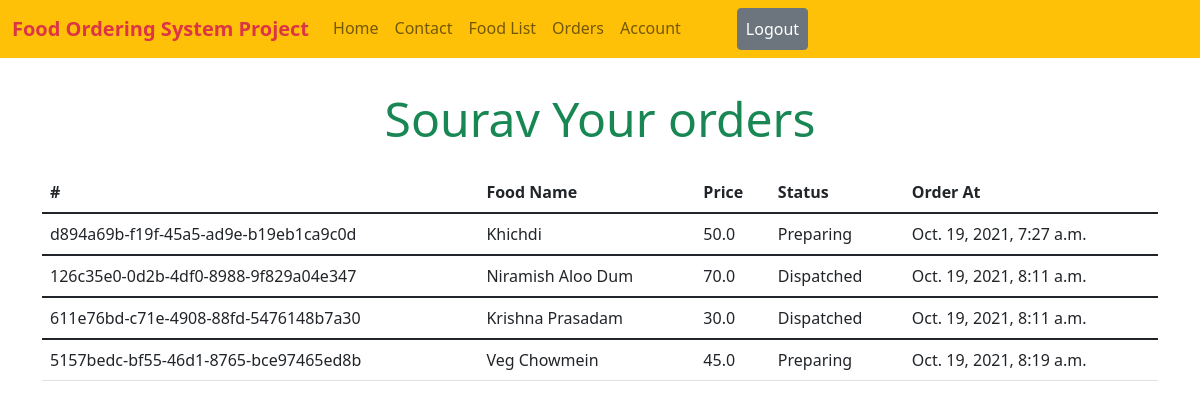
Screenshot of /foods/orders/ (signed in) with the database file from the repository.
### order/models.py (models this page shows, shortened)
class Order(models.Model):
    STATUS_TYPE = (
        ("Preparing", "Preparing your order"),
        ("Dispatched", "Your order is dispatched"),
        ("Delivered", "Order is delivered successfully"),
    )
    user = models.ForeignKey(Profile, on_delete=models.DO_NOTHING)
    food_details = models.ForeignKey(Food, on_delete=models.DO_NOTHING)
    order_id = models.UUIDField(primary_key=True, default=uuid.uuid4, editable=False, unique=True,)
    created_at = models.DateTimeField(auto_now_add=True)
    status = models.CharField(max_length=100, choices=STATUS_TYPE, default=STATUS_TYPE[0][0])

### food/models.py (models this page shows, shortened)
class Food(models.Model):
    name = models.CharField(max_length=500)
    desc = models.TextField()
    price = models.FloatField()

### food/views.py (the view)
# urls.py: path("orders/", orders, name="food.orders"),
@login_required(login_url='home.login')
def orders(request):
    context = {}
    user = Profile.objects.get(user=request.user)
    all_orders = Order.objects.filter(user=user)
    context['orders'] = all_orders
    return render(request, "user_orders.html", context)

### food/templates/user_orders.html
{% extends 'base.html' %}
{% block 'content' %}
<div class="container p-3 mt-3">
    {% if request.user.is_authenticated %}
    <h2 class="display-5 text-center text-success">{{ request.user.first_name }} Your orders</h2>
    {% else %}
    <h1 class="text-success display-4 text-center">Order your favorite food.</h1>
    <h4 class=" text-warning">First create an account, then order</h4>
    {% endif %}
</div>
{% if orders %}
<div class="container">
    <table class="table">
        <thead>
        <tr>
            <th scope="col">#</th>
            <th scope="col">Food Name</th>
            <th scope="col">Price</th>
            <th scope="col">Status</th>
            <th scope="col">Order At</th>
        </tr>
        </thead>
        {% for order in orders %}
        <tbody>
        <tr>
            <td>{{ order.order_id }}</td>
            <td>{{ order.food_details.name }}</td>
            <td>{{ order.food_details.price }}</td>
            <td>{{ order.status }}</td>
            <td>{{ order.created_at }}</td>
        </tr>
        </tbody>
        {% endfor %}
    </table>
</div>
{% else %}
<div class="container">
    <h2 class="display-3">Not order yet</h2>
</div>
{% endif %}
{% endblock 'content' %}

### rows the page displays
Order: order_id "d894a69b-f19f-45a5-ad9e-b19eb1ca9c0d", food_details.name "Khichdi", food_details.price "50.0", status "Preparing", created_at "Oct. 19, 2021, 7:27 a.m."
Order: order_id "126c35e0-0d2b-4df0-8988-9f829a04e347", food_details.name "Niramish Aloo Dum", food_details.price "70.0", status "Dispatched", created_at "Oct. 19, 2021, 8:11 a.m."
Order: order_id "611e76bd-c71e-4908-88fd-5476148b7a30", food_details.name "Krishna Prasadam", food_details.price "30.0", status "Dispatched", created_at "Oct. 19, 2021, 8:11 a.m."
Order: order_id "5157bedc-bf55-46d1-8765-bce97465ed8b", food_details.name "Veg Chowmein", food_details.price "45.0", status "Preparing", created_at "Oct. 19, 2021, 8:19 a.m."

### other values shown
{{ request.user.first_name }} "Sourav"
